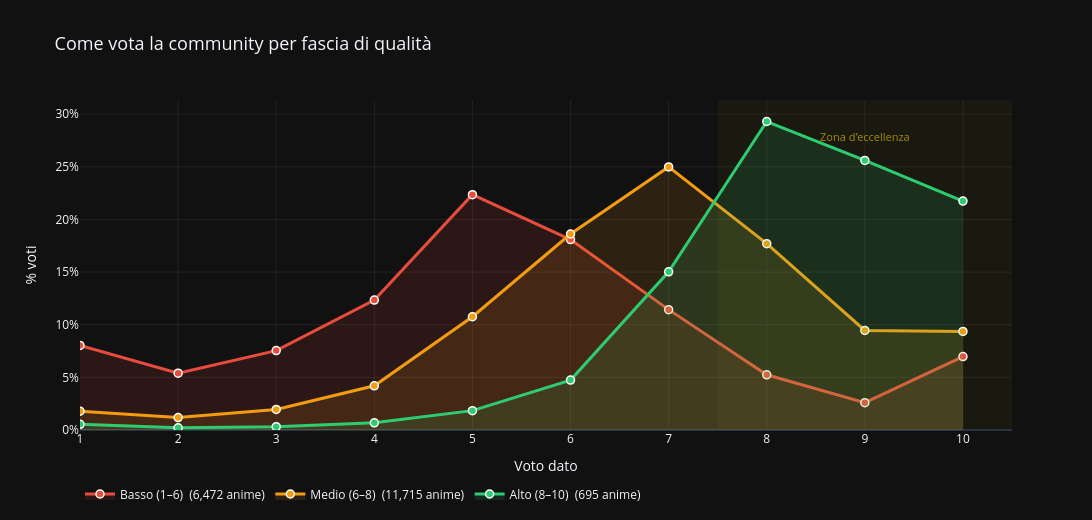

Notebook code cell kept with this figure:
### Markdown cell above
Dare un voto è un atto semplice, ma nasconde molto. Dietro ogni numero c'è una percezione, un'aspettativa soddisfatta o tradita. Il grafico mostra come cambiano i pattern di voto al variare della qualità dell'anime: tre fasce, tre comportamenti completamente diversi.

### Code cell
details = df_details.copy()
score_cols = df_stats.filter(regex=r"^score_\d+_votes$").columns.tolist()

# merge details con stats e rimuove righe senza score
loved = (details.merge(df_stats[["mal_id"] + score_cols], on="mal_id").dropna(subset=["score"] + score_cols))

# divide gli anime in 3 fasce di qualità
loved["score_band"] = pd.cut(loved["score"],bins=[1, 6, 8, 10],labels=["Basso (1–6)", "Medio (6–8)", "Alto (8–10)"])

# conta anime per fascia
band_counts = loved["score_band"].value_counts()

# normalizza i voti come percentuale per riga
loved_pct = loved[score_cols].div(loved[score_cols].sum(axis=1), axis=0) * 100
loved_pct["score_band"] = loved["score_band"].values

# media dei % per fascia
matrix = loved_pct.groupby("score_band", observed=True)[score_cols].mean().reset_index()

# formato lungo per plotly
matrix_melted = matrix.melt(id_vars="score_band", var_name="voto", value_name="percentuale")
matrix_melted["voto"] = matrix_melted["voto"].str.split("_").str[1].astype(int)

palette = {
    "Basso (1–6)":  "#e74c3c",
    "Medio (6–8)":  "#f39c12",
    "Alto (8–10)":  "#2ecc71"
}

fig = go.Figure()

# una traccia per ogni fascia
for band, color in palette.items():
    df_band = matrix_melted[matrix_melted["score_band"] == band]
    n = band_counts.get(band, 0)

    fig.add_trace(go.Scatter(
        x=df_band["voto"],
        y=df_band["percentuale"],
        mode="lines+markers",
        name=f"{band}  ({n:,} anime)",
        line=dict(color=color, width=3),
        marker=dict(size=8, color=color, line=dict(color="white", width=1.5)),
        fill="tozeroy",
        fillcolor=color.replace("#", "rgba(").replace("e74c3c", "231,76,60,0.12)")
                       .replace("f39c12", "243,156,18,0.12)")
                       .replace("2ecc71", "46,204,113,0.12)"),
        hovertemplate="<b>%{fullData.name}</b><br>Voto: %{x}<br>% utenti: %{y:.1f}%<extra></extra>"
    ))

# evidenzia la zona voti alti
fig.add_vrect(x0=7.5, x1=10.5, fillcolor="gold", opacity=0.04, layer="below", line_width=0)
fig.add_annotation(x=9, y=matrix_melted["percentuale"].max() * 0.95,
                   text="Zona d'eccellenza", showarrow=False,
                   font=dict(color="gold", size=11), opacity=0.6)

fig.update_layout(
    title=dict(text="Come vota la community per fascia di qualità", font=dict(size=18)),
    xaxis=dict(tickvals=list(range(1, 11)), title="Voto dato", gridcolor="rgba(255,255,255,0.07)"),
    yaxis=dict(title="% voti", gridcolor="rgba(255,255,255,0.07)", ticksuffix="%"),
    height=520, width=1200,
    legend=dict(orientation="h", y=-0.15),
    hovermode="x unified",
    plot_bgcolor="rgba(0,0,0,0)",
)
fig.show()

### Figure 1 — Plotly figure (JSON) as saved in the notebook; plotly's stock layout.template omitted (floating-point values rounded to 4 significant figures)
{"data": [{"fill": "tozeroy", "fillcolor": "rgba(231,76,60,0.12)", "hovertemplate": "<b>%{fullData.name}</b><br>Voto: %{x}<br>% utenti: %{y:.1f}%<extra></extra>", "line": {"color": "#e74c3c", "width": 3}, "marker": {"color": "#e74c3c", "line": {"color": "white", "width": 1.5}, "size": 8}, "mode": "lines+markers", "name": "Basso (1–6)  (6,472 anime)", "x": [1, 2, 3, 4, 5, 6, 7, 8, 9, 10], "y": [8.032, 5.401, 7.539, 12.34, 22.35, 18.09, 11.43, 5.243, 2.59, 6.979], "type": "scatter"}, {"fill": "tozeroy", "fillcolor": "rgba(243,156,18,0.12)", "hovertemplate": "<b>%{fullData.name}</b><br>Voto: %{x}<br>% utenti: %{y:.1f}%<extra></extra>", "line": {"color": "#f39c12", "width": 3}, "marker": {"color": "#f39c12", "line": {"color": "white", "width": 1.5}, "size": 8}, "mode": "lines+markers", "name": "Medio (6–8)  (11,715 anime)", "x": [1, 2, 3, 4, 5, 6, 7, 8, 9, 10], "y": [1.792, 1.179, 1.953, 4.198, 10.76, 18.62, 24.99, 17.7, 9.46, 9.36], "type": "scatter"}, {"fill": "tozeroy", "fillcolor": "rgba(46,204,113,0.12)", "hovertemplate": "<b>%{fullData.name}</b><br>Voto: %{x}<br>% utenti: %{y:.1f}%<extra></extra>", "line": {"color": "#2ecc71", "width": 3}, "marker": {"color": "#2ecc71", "line": {"color": "white", "width": 1.5}, "size": 8}, "mode": "lines+markers", "name": "Alto (8–10)  (695 anime)", "x": [1, 2, 3, 4, 5, 6, 7, 8, 9, 10], "y": [0.5366, 0.21, 0.3162, 0.684, 1.839, 4.74, 15.03, 29.3, 25.6, 21.75], "type": "scatter"}], "layout": {"shapes": [{"fillcolor": "gold", "layer": "below", "line": {"width": 0}, "opacity": 0.04, "type": "rect", "x0": 7.5, "x1": 10.5, "xref": "x", "y0": 0, "y1": 1, "yref": "y domain"}], "annotations": [{"font": {"color": "gold", "size": 11}, "opacity": 0.6, "showarrow": false, "text": "Zona d'eccellenza", "x": 9, "y": 27.84}], "title": {"font": {"size": 18}, "text": "Come vota la community per fascia di qualità"}, "xaxis": {"tickvals": [1, 2, 3, 4, 5, 6, 7, 8, 9, 10], "title": {"text": "Voto dato"}, "gridcolor": "rgba(255,255,255,0.07)"}, "yaxis": {"title": {"text": "% voti"}, "gridcolor": "rgba(255,255,255,0.07)", "ticksuffix": "%"}, "legend": {"orientation": "h", "y": -0.15}, "height": 520, "width": 1200, "hovermode": "x unified", "plot_bgcolor": "rgba(0,0,0,0)"}}
